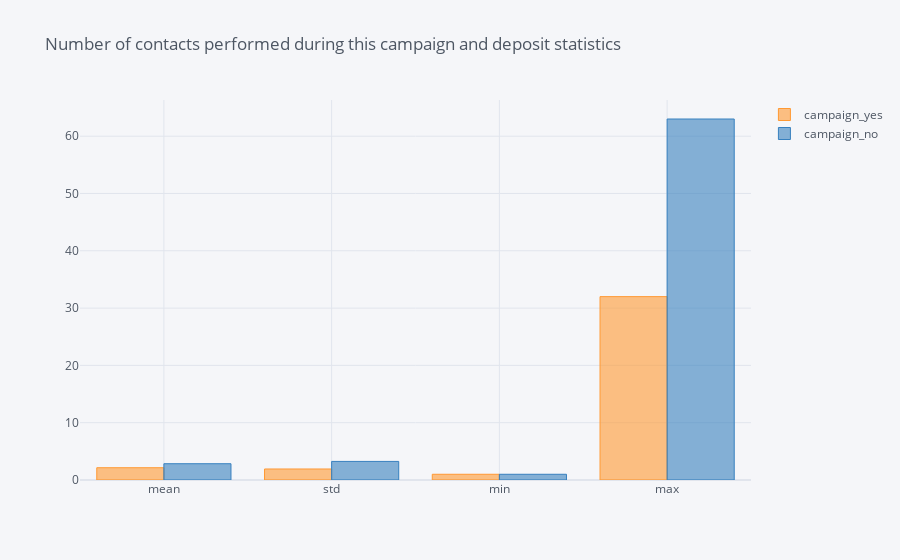

This figure's notebook cell:
### Code cell
c_df.drop(['count', '25%', '50%', '75%']).iplot(kind = 'bar', title = 'Number of contacts performed during this campaign and deposit statistics')

### Figure 1 — Plotly figure (JSON) as saved in the notebook; plotly's stock layout.template omitted (floating-point values rounded to 4 significant figures)
{"data": [{"marker": {"color": "rgba(255, 153, 51, 0.6)", "line": {"color": "rgba(255, 153, 51, 1.0)", "width": 1}}, "name": "campaign_yes", "orientation": "v", "text": "", "type": "bar", "x": ["mean", "std", "min", "max"], "y": [2.141, 1.922, 1, 32]}, {"marker": {"color": "rgba(55, 128, 191, 0.6)", "line": {"color": "rgba(55, 128, 191, 1.0)", "width": 1}}, "name": "campaign_no", "orientation": "v", "text": "", "type": "bar", "x": ["mean", "std", "min", "max"], "y": [2.839, 3.244, 1, 63]}], "layout": {"autosize": true, "legend": {"bgcolor": "#F5F6F9", "font": {"color": "#4D5663"}}, "paper_bgcolor": "#F5F6F9", "plot_bgcolor": "#F5F6F9", "title": {"font": {"color": "#4D5663"}, "text": "Number of contacts performed during this campaign and deposit statistics"}, "xaxis": {"autorange": true, "gridcolor": "#E1E5ED", "range": [-0.5, 3.5], "showgrid": true, "tickfont": {"color": "#4D5663"}, "title": {"font": {"color": "#4D5663"}, "text": ""}, "type": "category", "zerolinecolor": "#E1E5ED"}, "yaxis": {"autorange": true, "gridcolor": "#E1E5ED", "range": [0, 66.32], "showgrid": true, "tickfont": {"color": "#4D5663"}, "title": {"font": {"color": "#4D5663"}, "text": ""}, "type": "linear", "zerolinecolor": "#E1E5ED"}}}
